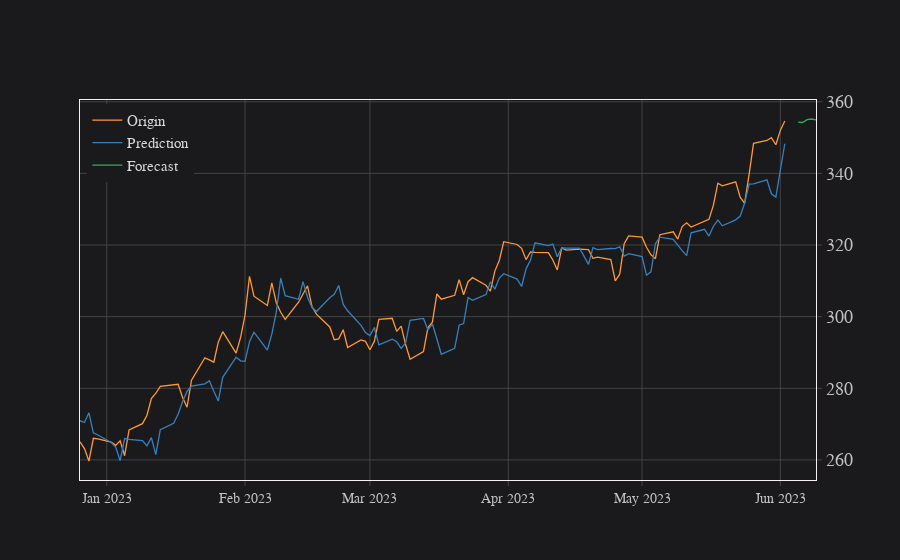

Notebook source saved alongside this figure:
### Code cell
trans_fore_result.tail(120).iplot()
